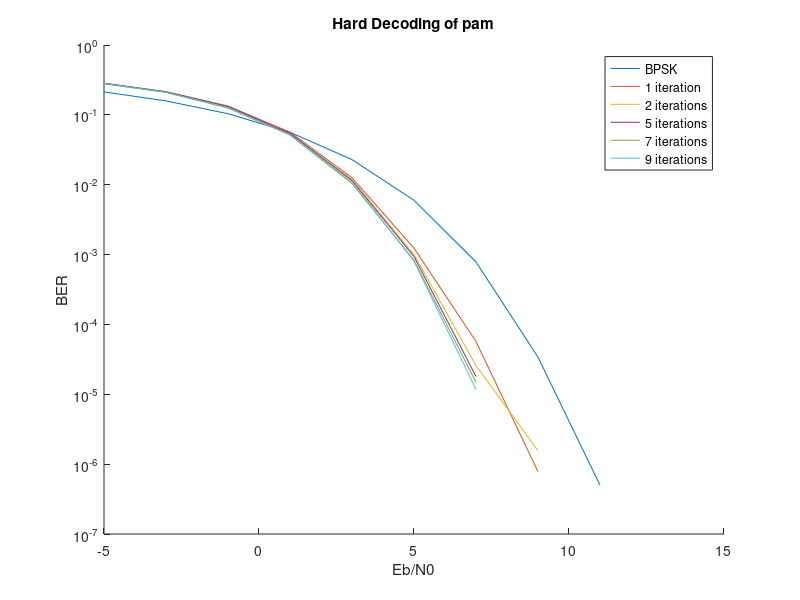
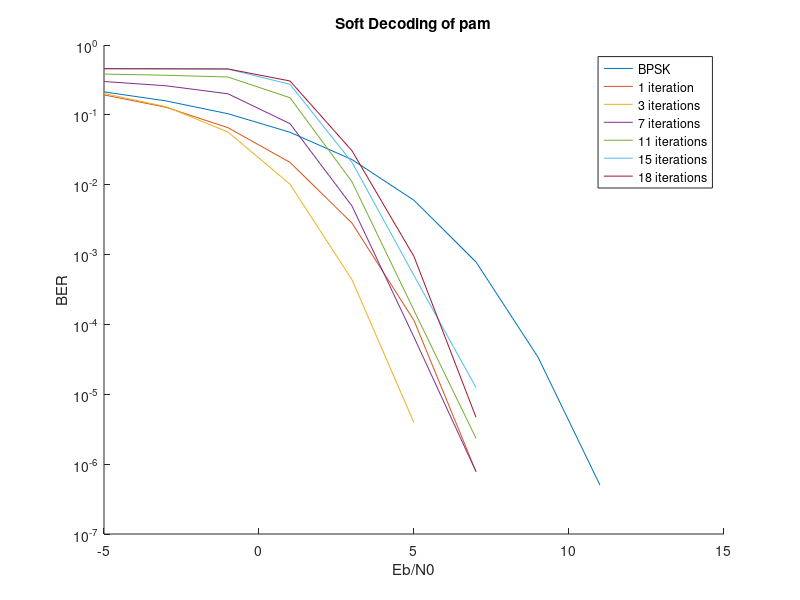

Source code (MATLAB) for these figures, in order:
close all
clc
clear


BER_pam1 = [0.0789150000000000 0.055838000000000 0.0377490000000000 0.0226910000000000 0.0124200000000000 0.00586100000000000 0.00241900000000000 0.000763000000000000 0.000219000000000000 3.40000000000000e-05 4.00000000000000e-06];
BER_qam2 = [0.0789425000000000
0.0559850000000000
0.0377985000000000
0.0228615000000000
0.0126375000000000
0.00605500000000000
0.00233850000000000
0.000774000000000000
0.000178000000000000
3.55000000000000e-05
1.50000000000000e-06
5.00000000000000e-07];
BER_qam4 = [0.140860500000000
0.118954000000000
0.0977317500000000
0.0773932500000000
0.0585857500000000
0.0419385000000000
0.0279185000000000
0.0170302500000000
0.00930425000000000
0.00441025000000000
0.00177725000000000
0.000563000000000000
0.000143250000000000
2.45000000000000e-05
4.25000000000000e-06];
BER_qam6 = [0.199876000000000
0.177850500000000
0.157242333333333
0.137272333333333
0.118624500000000
0.100855666666667
0.0840655000000000
0.0677870000000000
0.0523825000000000
0.0386655000000000
0.0269078333333333
0.0171495000000000
0.0100190000000000
0.00514400000000000
0.00231250000000000
0.000870000000000000
0.000261333333333333
6.38333333333333e-05
9.50000000000000e-06
1.16666666666667e-06
1.66666666666667e-07];



BER_HD_5_iterations = [0.283936718750000
0.213657031250000
0.131418750000000
0.0542710937500000
0.0114773437500000
0.000939062500000000
1.79687500000000e-05
0
0
0
0];

BER_SD_15_iterations = [];

BER_HD_1_iteration = [0.283291406250000
0.214907812500000
0.133790625000000
0.0566492187500000
0.0125687500000000
0.00123593750000000
5.70312500000000e-05
7.81250000000000e-07
0
0
0];

BER_SD_1_iteration =[0.193117187500000
0.128341406250000
0.0655296875000000
0.0208906250000000
0.00282265625000000
0.000114062500000000
7.81250000000000e-07
0
0
0
0];

BER_HD_2_iterations = [0.280650000000000
0.212506250000000
0.129941406250000
0.0537781250000000
0.0118265625000000
0.00100156250000000
2.57812500000000e-05
1.56250000000000e-06
0
0
0];

BER_SD_3_iterations = [0.202389843750000
0.130969531250000
0.0568109375000000
0.0101671875000000
0.000435937500000000
3.90625000000000e-06
0
0
0
0
0]

BER_HD_7_iterations = [0.279046875000000
0.208839843750000
0.125226562500000
0.0514671875000000
0.0104070312500000
0.000830468750000000
1.48437500000000e-05
0
0
0
0];
BER_SD_7_iterations = [0.300366406250000
0.260850781250000
0.200203906250000
0.0747929687500000
0.00495390625000000
6.56250000000000e-05
7.81250000000000e-07
0
0
0
0];

BER_HD_9_iterations = [0.281491406250000
0.211202343750000
0.127065625000000
0.0516960937500000
0.0109828125000000
0.000803906250000000
1.17187500000000e-05
0
0
0
0];

BER_SD_11_iterations = [0.383654687500000
0.369060156250000
0.347992968750000
0.176010156250000
0.0110265625000000
0.000158593750000000
2.34375000000000e-06
0
0
0
0];

BER_SD_18_iterations = [0.457275781250000
0.454669531250000
0.452172656250000
0.273790625000000
0.0209531250000000
0.000500000000000000
1.25000000000000e-05
0
0
0
0];

BER_SD_21_iterations = [0.458060156250000
0.456740625000000
0.454264843750000
0.305492968750000
0.0306234375000000
0.000937500000000000
4.68750000000000e-06
0
0
0
0];

BER_pam1_new = [0.213264500000000
0.158431900000000
0.103771000000000
0.0563562000000000
0.0228921000000000
0.00598820000000000
0.000784100000000000
3.40000000000000e-05
5.00000000000000e-07
0
0];

figure
hold on
plot(-5:2:15, BER_pam1_new(1:11))
% plot(0:10, BER_qam2(1:11))
% plot(0:10, BER_qam4(1:11))
% plot(0:10, BER_qam6(1:11))
%plot(0:5, BER_SD_15_iterations(1:6))
plot(-5:2:15, BER_HD_1_iteration(1:11))
plot(-5:2:15, BER_HD_2_iterations(1:11))
plot(-5:2:15, BER_HD_5_iterations(1:11))
plot(-5:2:15, BER_HD_7_iterations(1:11))
plot(-5:2:15, BER_HD_9_iterations(1:11))
set(gca, 'YScale', 'log')
xlabel('Eb/N0')
ylabel("BER")
%legend('BPSK', 'QPSK', '16QAM', '64QAM')
legend('BPSK', '1 iteration', '2 iterations', '5 iterations', '7 iterations', '9 iterations')
title('Hard Decoding of pam')

figure
hold on
plot(-5:2:15, BER_pam1_new(1:11))
% plot(0:10, BER_qam2(1:11))
% plot(0:10, BER_qam4(1:11))
% plot(0:10, BER_qam6(1:11))
%plot(0:5, BER_SD_15_iterations(1:6))
plot(-5:2:15, BER_SD_1_iteration(1:11))
plot(-5:2:15, BER_SD_3_iterations(1:11))
plot(-5:2:15, BER_SD_7_iterations(1:11))
plot(-5:2:15, BER_SD_11_iterations(1:11))
%plot(0:10, BER_SD_15_iterations(1:11))
plot(-5:2:15, BER_SD_18_iterations(1:11))
plot(-5:2:15, BER_SD_21_iterations(1:11))
set(gca, 'YScale', 'log')
xlabel('Eb/N0')
ylabel("BER")
%legend('BPSK', 'QPSK', '16QAM', '64QAM')
legend('BPSK', '1 iteration', '3 iterations', '7 iterations', '11 iterations', '15 iterations', '18 iterations', '21 iterations')
title('Soft Decoding of pam')